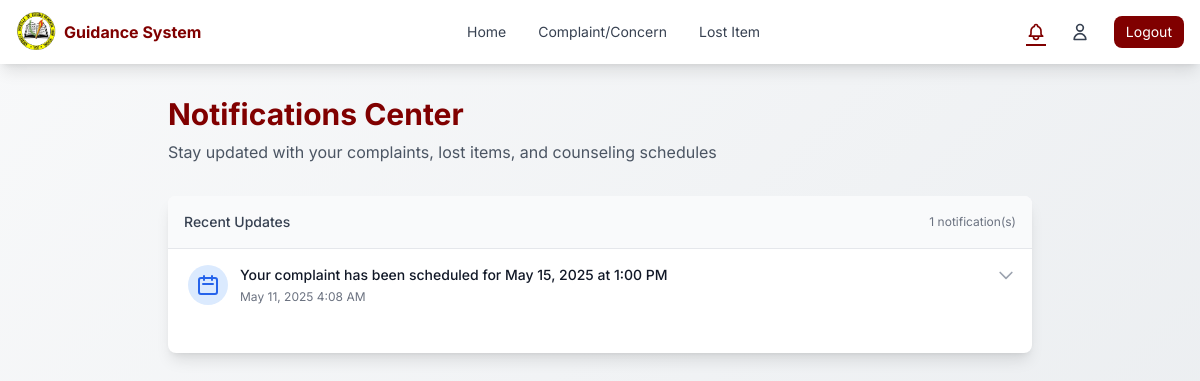
The app's page /pages/notifications.php (signed in) with its own data.
### tables this page shows
CREATE TABLE `notifications` (
  `id` int(11) NOT NULL,
  `user_id` int(11) NOT NULL,
  `reference_id` int(11) NOT NULL,
  `reference_type` enum('complaint','lost_item') NOT NULL,
  `type` enum('scheduled','resolved','found_item','new_complaint') NOT NULL,
  `priority` enum('low','medium','high') DEFAULT 'medium',
  `message` text NOT NULL,
  `is_read` tinyint(1) DEFAULT 0,
  `read_at` timestamp NULL DEFAULT NULL,
  `expires_at` timestamp NULL DEFAULT NULL,
  `date_created` date NOT NULL,
  `time_created` time NOT NULL
);

### logic/notification_logic.php (called while the page is built, shortened)
<?php
require_once 'db_connection.php';
function getStudentNotifications($student_id) {
    global $pdo;
    try {
        $stmt = $pdo->prepare(SQL_GET_STUDENT_NOTIFICATIONS);
        $stmt->execute([$student_id]);
        return $stmt->fetchAll(PDO::FETCH_ASSOC);
    } catch (PDOException $e) {
        error_log("Error getting notifications: " . $e->getMessage());
        return [];
    }
}

### pages/notifications.php (the view, shortened to what this page needs)
<?php
require_once '../logic/db_connection.php';
require_once '../logic/notification_logic.php';
$id = $_SESSION['user'];
$role = $_SESSION['role'];
$notifications = null;
try {
    if ($role === 'admin') {
        $notifications = getAdminNotifications($id);
        $unreadCount = getAdminUnreadNotificationsCount($id);
        error_log("Admin notifications fetched: " . print_r($notifications, true));
    } else {
        $notifications = getStudentNotifications($id);
    }
} catch (Exception $e) {
    error_log("Error in notifications page: " . $e->getMessage());
    error_log("Stack trace: " . $e->getTraceAsString());
    $notifications = [];
}
?>
<!DOCTYPE html>
<html lang="en">
<head>
    <script src="https://cdn.tailwindcss.com"></script>
</head>
<body class="min-h-screen">
    <?php
    if ($_SESSION['role'] === 'student'){
        include 'navigation.php';
    }else{
        include 'navigation-admin.php';
    }
    ?>
    <main class="max-w-4xl mx-auto px-4 py-8<?php echo ($role !== 'student') ? ' pl-[180px] lg:pl-[180px] md:pl-[0] sm:pl-[0]' : ''; ?>">
        <div class="mb-8 animate-fade-in">
            <div class="flex items-center justify-between">
                <div>
                    <h1 class="text-3xl font-bold text-[#800000] mb-2">Notifications Center</h1>
                    <p class="text-gray-600">Stay updated with your complaints, lost items, and counseling schedules</p>
                </div>
            </div>
        </div>
        <div class="bg-white rounded-lg shadow-lg overflow-hidden animate-fade-in">
            <?php if (empty($notifications)): ?>
                <div class="p-8 text-center">
                    <div class="bg-gray-50 rounded-full w-24 h-24 mx-auto mb-4 flex items-center justify-center">
                        <svg xmlns="http://www.w3.org/2000/svg" class="h-12 w-12 text-gray-400" fill="none" viewBox="0 0 24 24" stroke="currentColor">
                            <path stroke-linecap="round" stroke-linejoin="round" stroke-width="2" d="M15 17h5l-1.405-1.405A2.032 2.032 0 0118 14.158V11a6.002 6.002 0 00-4-5.659V5a2 2 0 10-4 0v.341C7.67 6.165 6 8.388 6 11v3.159c0 .538-.214 1.055-.595 1.436L4 17h5m6 0v1a3 3 0 11-6 0v-1m6 0H9" />
                        </svg>
                    </div>
                    <h3 class="text-lg font-medium text-gray-900 mb-2">No notifications yet</h3>
                    <p class="text-gray-500 mb-4">You'll see updates here when your complaints are scheduled or resolved.</p>
                    <div class="text-sm text-gray-400">
                        <p>Notifications will appear for:</p>
                        <ul class="list-disc list-inside mt-2">
                            <li>Counseling schedule updates</li>
                            <li>Complaint status changes</li>
                            <li>Lost item updates</li>
                        </ul>
                    </div>
                </div>
            <?php else: ?>
                <div class="p-4 bg-gray-50 border-b border-gray-200">
                    <div class="flex justify-between items-center">
                        <div class="flex items-center space-x-2">
                            <h2 class="text-sm font-medium text-gray-700">Recent Updates</h2>
                        </div>
                        <span class="text-xs text-gray-500"><?php echo count($notifications); ?> notification(s)</span>
                    </div>
                </div>
                <ul class="divide-y divide-gray-200">
                    <?php foreach ($notifications as $notification): ?>
                        <li class="notification-item <?php echo !$notification['is_read'] ? 'unread' : ''; ?>">
                            <div class="p-4 cursor-pointer hover:bg-gray-50" onclick="toggleDetails(this)">
                                <div class="flex items-start">
                                    <div class="flex-shrink-0 relative">
                                        <?php if ($notification['type'] === 'scheduled'): ?>
                                            <div class="h-10 w-10 rounded-full bg-blue-100 flex items-center justify-center">
                                                <svg xmlns="http://www.w3.org/2000/svg" class="h-6 w-6 text-blue-600" fill="none" viewBox="0 0 24 24" stroke="currentColor">
                                                    <path stroke-linecap="round" stroke-linejoin="round" stroke-width="2" d="M8 7V3m8 4V3m-9 8h10M5 21h14a2 2 0 002-2V7a2 2 0 00-2-2H5a2 2 0 00-2 2v12a2 2 0 002 2z" />
                                                </svg>
                                            </div>
                                        <?php endif; ?>
                                    </div>
                                    <div class="ml-3 flex-1">
                                        <div class="flex justify-between items-start">
                                            <div>
                                                <p class="text-sm font-medium text-gray-900">
                                                    <?php echo htmlspecialchars($notification['message']); ?>
                                                </p>
                                                <div class="mt-1 flex items-center space-x-2">
                                                    <span class="text-xs text-gray-500">
                                                        <?php
                                                            $date = new DateTime($notification['date_created'] . ' ' . $notification['time_created']);
                                                            echo $date->format('F j, Y g:i A');
                                                        ?>
                                                    </span>
                                                </div>
                                            </div>
                                            <svg xmlns="http://www.w3.org/2000/svg" class="h-5 w-5 text-gray-400 chevron-icon" fill="none" viewBox="0 0 24 24" stroke="currentColor">
                                                <path stroke-linecap="round" stroke-linejoin="round" stroke-width="2" d="M19 9l-7 7-7-7" />
                                            </svg>
                                        </div>
                                    </div>
                                </div>
                            </div>
                        </li>
                    <?php endforeach; ?>
                </ul>
            <?php endif; ?>
        </div>
    </main>
</body>
</html>

### pages/notifications.php (style rules this page uses)
body { font-family: 'Inter', sans-serif; background: linear-gradient(135deg, #f8f9fa 0%, #e9ecef 100%); }
.notification-item { transition: all 0.3s ease; border-left: 4px solid transparent; }
.chevron-icon { transition: transform 0.3s ease; }
.animate-fade-in { animation: fadeIn 0.5s ease-in; }

### records on screen
notifications: type "scheduled" (drawn), message "Your complaint has been scheduled for May 15, 2025 at 1:00 PM", $date->format('F j, Y g:i A') "May 11, 2025 4:08 AM"

### other values on screen
count($notifications) "1"
